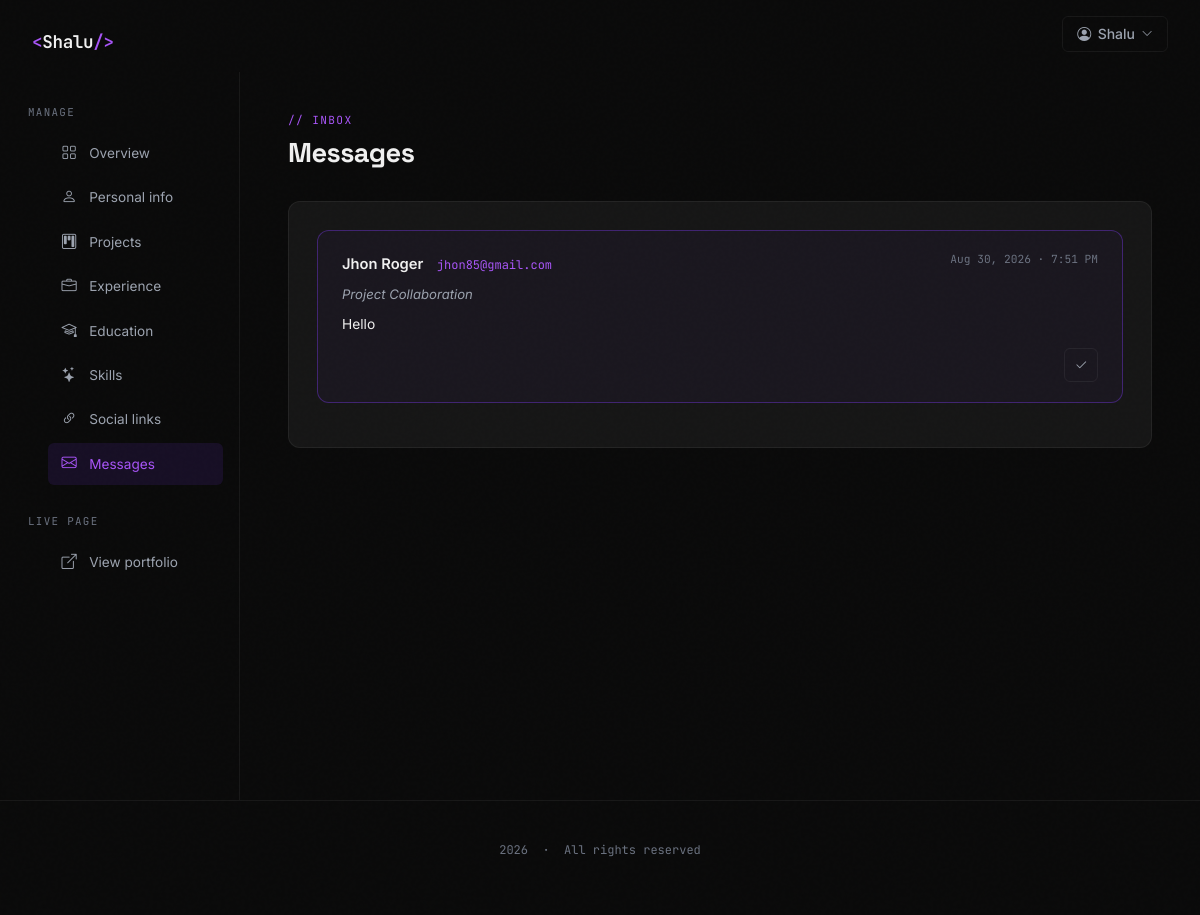
Screenshot of /dashboard/messages/ (signed in) with the database file from the repository.
### portfolio/models.py (models this page shows, shortened)
class ContactMessage(models.Model):
    STATUS_CHOICES = [('new','New'),('read','Read'),('replied','Replied'),('archived','Archived')]
    portfolio_owner = models.ForeignKey(User, on_delete=models.CASCADE, related_name='messages')
    name       = models.CharField(max_length=100)
    email      = models.EmailField()
    subject    = models.CharField(max_length=200, blank=True)
    message    = models.TextField()
    status     = models.CharField(max_length=10, choices=STATUS_CHOICES, default='new')
    ip_address = models.GenericIPAddressField(blank=True, null=True)
    created_at = models.DateTimeField(auto_now_add=True)

### portfolio/views.py (the view)
# urls.py: path('dashboard/messages/',           views.view_messages,       name='view_messages'),
@login_required
def view_messages(request):
    inbox = ContactMessage.objects.filter(portfolio_owner=request.user).order_by('-created_at')
    if request.method == 'POST':
        msg_id = request.POST.get('mark_read')
        if msg_id:
            ContactMessage.objects.filter(pk=msg_id, portfolio_owner=request.user).update(status='read')
            return redirect('view_messages')
    return render(request, 'dashboard/messages.html', {'inbox': inbox, 'active_nav': 'messages'})

### templates/dashboard/messages.html (shortened to what this page needs)
{% extends "dashboard/base.html" %}
{% block dash_content %}
<div class="dash-header">
  <div class="dash-eyebrow">// inbox</div>
  <h1 class="dash-title">Messages</h1>
</div>
<div class="dash-card">
  {% if inbox %}
    {% for m in inbox %}
    <div class="msg-item {% if m.status == 'new' %}new{% endif %}">
      <div class="msg-head">
        <div>
          <span class="msg-from">{{ m.name }}</span> &nbsp;
          <span class="msg-email">{{ m.email }}</span>
        </div>
        <span class="msg-date">{{ m.created_at|date:"M j, Y · g:i A" }}</span>
      </div>
      {% if m.subject %}<div class="msg-subject">{{ m.subject }}</div>{% endif %}
      <div class="msg-body">{{ m.message }}</div>
      {% if m.status == 'new' %}
      <div class="msg-foot">
        <form method="POST">
          <button type="submit" class="dash-icon-btn" title="Mark as read"><i class="bi bi-check2"></i></button>
        </form>
      </div>
      {% endif %}
    </div>
    {% endfor %}
  {% else %}
    <div class="dash-empty"><i class="bi bi-envelope"></i>No messages yet. They'll show up here when someone contacts you through your portfolio.</div>
  {% endif %}
</div>
{% endblock %}

### templates/layout.html (shortened to what this page needs)
{% load static %}
<!DOCTYPE html>
<html lang="en">
<head>
    <link href="https://cdn.jsdelivr.net/npm/bootstrap@5.3.3/dist/css/bootstrap.min.css" rel="stylesheet">
    <link rel="stylesheet" href="https://cdn.jsdelivr.net/npm/bootstrap-icons@1.11.3/font/bootstrap-icons.min.css">
    <link href="https://unpkg.com/aos@2.3.4/dist/aos.css" rel="stylesheet">
</head>
<body>
    <nav class="navbar-custom" id="navbar">
        <div class="navbar-inner">
            <a href="{% if portfolio_page %}#home{% else %}{% url 'landing' %}{% endif %}" class="nav-logo">
                {% if info and info.full_name %}
                  <span>&lt;</span>{{ info.full_name|truncatewords:1 }}<span>/&gt;</span>
                {% elif request.user.is_authenticated %}
                  <span>&lt;</span>{{ request.user.username }}<span>/&gt;</span>
                {% else %}
                  <span>&lt;</span>Dev<span>/&gt;</span>
                {% endif %}
            </a>
            <ul class="nav-links" id="navLinks">
                {% if request.user.is_authenticated %}
                <li class="nav-dropdown" id="navDropdown">
                    <button class="nav-profile-btn" id="navProfileBtn" type="button">
                        <i class="bi bi-person-circle"></i>
                        {{ request.user.username }}
                        <i class="bi bi-chevron-down"></i>
                    </button>
                </li>
                {% endif %}
            </ul>
        </div>
    </nav>
    {% block content %}{% endblock %}
    <footer class="footer-custom">
        <div class="container-custom">
            <p class="footer-text">
                <span id="year"></span> &nbsp;·&nbsp; All rights reserved
            </p>
        </div>
    </footer>
</body>
</html>

### templates/layout.html (style rules this page uses)
:root { --bg-primary: #0a0a0a; --bg-secondary: #111111; --bg-card: #161616; --bg-card-hover: #1e1e1e; --accent: #7c3aed; --accent-light: #a855f7; --accent-glow: rgba(124,58,237,0.25); --text-primary: #f0f0f0; --text-secondary:#9ca3af; --text-muted: #6b7280; --border: rgba(255,255,255,0.06); --border-accent: rgba(124,58,237,0.4); --radius-sm: 6px; --radius-md: 12px; --radius-lg: 20px; --font-display: 'Space Grotesk', sans-serif; --font-body: 'Inter', sans-serif; --font-mono: 'JetBrains Mono', monospace; }
*, *::before, *::after { box-sizing: border-box; margin: 0; padding: 0; }
html { scroll-behavior: smooth; }
body { font-family: var(--font-body); background-color: var(--bg-primary); color: var(--text-primary); overflow-x: hidden; -webkit-font-smoothing: antialiased; }
body::before { content: ''; position: fixed; inset: 0; pointer-events: none; z-index: 0; opacity: 0.4; }
.navbar-custom { position: fixed; top: 0; left: 0; right: 0; z-index: 1000; padding: 1rem 0; transition: all 0.4s ease; }
.navbar-inner { max-width: 1200px; margin: 0 auto; padding: 0 2rem; display: flex; align-items: center; justify-content: space-between; }
.nav-logo { font-family: var(--font-mono); font-size: 1.1rem; font-weight: 600; color: var(--text-primary); text-decoration: none; letter-spacing: -0.02em; }
.nav-logo span { color: var(--accent-light); }
.nav-links { display: flex; align-items: center; gap: 0.25rem; list-style: none; }
.nav-dropdown { position: relative; list-style: none; }
.nav-profile-btn { display: flex; align-items: center; gap: 0.4rem; font-family: var(--font-body); font-size: 0.875rem; font-weight: 500; color: var(--text-secondary); background: transparent; border: 1px solid var(--border); border-radius: var(--radius-sm); padding: 0.4rem 0.9rem; cursor: pointer; transition: border-color 0.2s, color 0.2s; }
.nav-profile-btn i.bi-chevron-down { font-size: 0.7rem; transition: transform 0.2s; }
.container-custom { max-width: 1200px; margin: 0 auto; padding: 0 2rem; }
.footer-custom { border-top: 1px solid var(--border); padding: 2.5rem 0; position: relative; z-index: 1; }
.footer-text { font-family: var(--font-mono); font-size: 0.75rem; color: var(--text-muted); text-align: center; }

### templates/dashboard/base.html (style rules this page uses)
.dash-header { margin-bottom:2rem; }
.dash-eyebrow { font-family:var(--font-mono);font-size:.7rem;color:var(--accent-light);letter-spacing:.12em;text-transform:uppercase;margin-bottom:.5rem; }
.dash-title { font-family:var(--font-display);font-size:1.7rem;font-weight:700;letter-spacing:-.02em; }
.dash-card { background:var(--bg-card);border:1px solid var(--border);border-radius:var(--radius-md);padding:1.75rem;margin-bottom:1.5rem; }
.dash-icon-btn { display:flex;align-items:center;justify-content:center;width:34px;height:34px;border-radius:var(--radius-sm);border:1px solid var(--border);background:transparent;color:var(--text-secondary);text-decoration:none;cursor:pointer;transition:all .15s;font-size:.85rem; }

### templates/dashboard/messages.html (style rules this page uses)
.msg-item { border:1px solid var(--border);border-radius:var(--radius-md);padding:1.25rem 1.5rem;margin-bottom:1rem;background:var(--bg-secondary); }
.msg-item.new { border-color:var(--border-accent);background:rgba(124,58,237,.04); }
.msg-head { display:flex;align-items:flex-start;justify-content:space-between;gap:1rem;margin-bottom:.6rem;flex-wrap:wrap; }
.msg-from { font-size:.92rem;font-weight:600;color:var(--text-primary); }
.msg-email { font-family:var(--font-mono);font-size:.75rem;color:var(--accent-light); }
.msg-date { font-family:var(--font-mono);font-size:.7rem;color:var(--text-muted);white-space:nowrap; }
.msg-subject { font-size:.82rem;color:var(--text-secondary);font-style:italic;margin-bottom:.5rem; }
.msg-body { font-size:.86rem;color:var(--text-primary);line-height:1.6;white-space:pre-wrap; }
.msg-foot { display:flex;justify-content:flex-end;margin-top:.85rem; }

### rows the page displays
ContactMessage: name "Jhon Roger", email "jhon85@gmail.com", created_at "Aug 30, 2026 · 7:51 PM", subject "Project Collaboration", message "Hello"

### other values shown
{{ request.user.username }} "Shalu"
